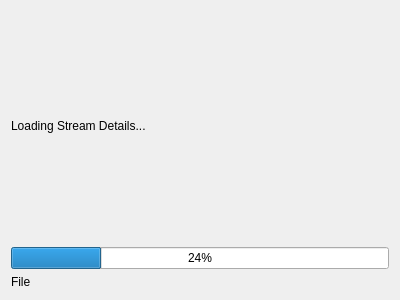
<?xml version="1.0" encoding="UTF-8"?>
<ui version="4.0">
 <class>LoadingStreamDetails</class>
 <widget class="QDialog" name="LoadingStreamDetails">
  <property name="windowModality">
   <enum>Qt::WindowModality::WindowModal</enum>
  </property>
  <property name="geometry">
   <rect>
    <x>0</x>
    <y>0</y>
    <width>400</width>
    <height>300</height>
   </rect>
  </property>
  <property name="minimumSize">
   <size>
    <width>300</width>
    <height>0</height>
   </size>
  </property>
  <property name="windowTitle">
   <string>Loading Stream Details</string>
  </property>
  <property name="modal">
   <bool>true</bool>
  </property>
  <layout class="QVBoxLayout" name="verticalLayout" stretch="1,0,0">
   <item>
    <widget class="QLabel" name="label">
     <property name="text">
      <string>Loading Stream Details...</string>
     </property>
    </widget>
   </item>
   <item>
    <widget class="QProgressBar" name="progressBar">
     <property name="value">
      <number>24</number>
     </property>
    </widget>
   </item>
   <item>
    <widget class="QLabel" name="currentFile">
     <property name="text">
      <string>File</string>
     </property>
    </widget>
   </item>
  </layout>
 </widget>
 <resources/>
 <connections/>
</ui>
